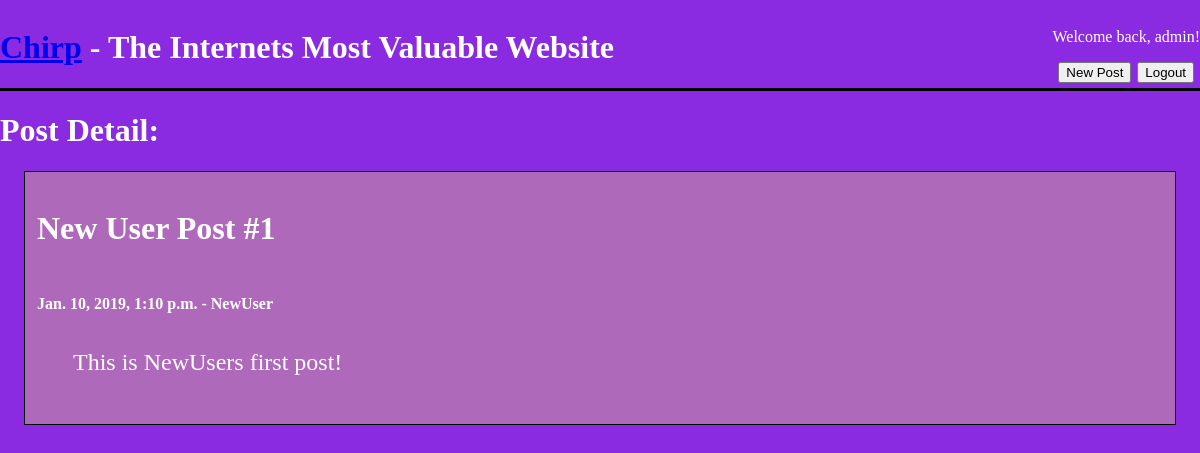
The app's page /post/10/ (signed in) with its own data.
### posts_app/models.py (models this page shows, shortened)
class Post(models.Model):
    title = models.CharField(max_length=30)
    author = models.ForeignKey('auth.user', on_delete=models.CASCADE)
    body = models.TextField()
    date_posted = models.DateTimeField(default=timezone.now)

### posts_app/views.py (the view)
# urls.py: path('post/<int:pk>/', views.BlogDetailView.as_view(), name="post_detail"),
class BlogDetailView(LoginRequiredMixin, DetailView):
    model = Post
    template_name = "post_detail.html"
    context_object_name = "post"

### templates/post_detail.html (shortened to what this page needs)
{% extends 'base.html' %}
{% block content %}
    <h1>Post Detail:</h1>
    <div class="home-post-div">
        <h2>{{ post.title }}</h2>
        <h4>{{ post.date_posted }} - {{ post.author }}</h4>
        <p>{{ post.body }}</p>
    </div>
{% endblock %}

### templates/base.html (shortened to what this page needs)
{% load static %}
<!DOCTYPE html>
<html lang="en">
<head>
    <link rel="stylesheet" href="{% static 'base.css' %}">
</head>
<body>
    <header>
        <a href="{% url 'home' %}"><h1>Chirp</a> - The Internets Most Valuable Website </h1>
        <div id="button-nav">
            {% if user.is_authenticated %}
                <p>Welcome back, {{ user.username }}!</p>
                <div class="nav-buttons">
                    <a href="{% url 'post_new' %}"><button id="post">New Post</button></a>
                    <a href="{% url 'logout' %}"><button id="logout">Logout</button></a>
                </div>
            {% else %}
                <div class="nav-buttons"></div>
                    <a href="{% url 'login' %}"><button id="login">Login</button></a>
                    <a href="{% url 'create_new_user' %}"><button id="register">Register</button></a>
                </div>
            {% endif %}
        </div>
    </header>
    {% block content %}{% endblock %}
</body>
</html>

### static/base.css (style rules this page uses)
html { background-color: blueviolet; color: white; }
h2 { font-size: 32px; }
body { width: 1200px; margin-left: auto; margin-right: auto; }
header { height: auto; display: flex; border-bottom: 3px solid black; }
h2 { display: inline-block; }
.nav-buttons { display: flex; justify-content: space-evenly; }
#button-nav { margin-left: auto; margin-top: auto; margin-bottom: auto; }
.home-post-div { background-color: rgba(222, 184, 135, 0.438); border: 1px solid black; margin: 12px; margin-right: 24px; }
.home-post-div, .home-post-div p { padding: 12px; margin-left: 24px; }
.home-post-div p { font-size: 24px; }

### records on screen
Post: title "New User Post #1", date_posted "Jan. 10, 2019, 1:10 p.m.", author "NewUser", body "This is NewUsers first post!"

### other values on screen
{{ user.username }} "admin"
